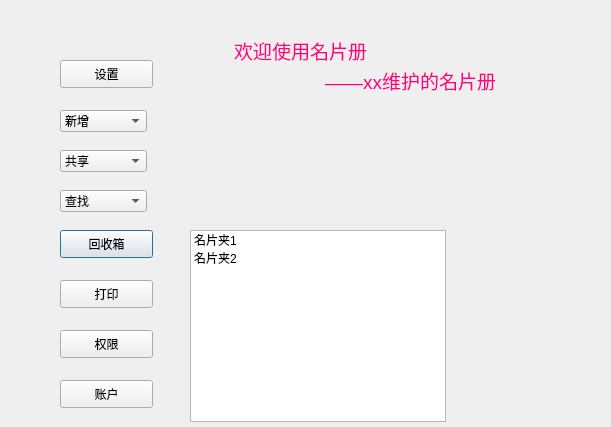
<?xml version="1.0" encoding="UTF-8"?>
<ui version="4.0">
 <class>Dialog</class>
 <widget class="QDialog" name="Dialog">
  <property name="geometry">
   <rect>
    <x>0</x>
    <y>0</y>
    <width>611</width>
    <height>427</height>
   </rect>
  </property>
  <property name="windowTitle">
   <string>Dialog</string>
  </property>
  <widget class="QLabel" name="ProjectName">
   <property name="geometry">
    <rect>
     <x>210</x>
     <y>30</y>
     <width>181</width>
     <height>41</height>
    </rect>
   </property>
   <property name="text">
    <string>&lt;html&gt;&lt;head/&gt;&lt;body&gt;&lt;p align=&quot;center&quot;&gt;&lt;span style=&quot; font-size:14pt; color:#ff007f;&quot;&gt;欢迎使用名片册&lt;/span&gt;&lt;/p&gt;&lt;/body&gt;&lt;/html&gt;</string>
   </property>
  </widget>
  <widget class="QLabel" name="ProjectName_2">
   <property name="geometry">
    <rect>
     <x>320</x>
     <y>60</y>
     <width>181</width>
     <height>41</height>
    </rect>
   </property>
   <property name="text">
    <string>&lt;html&gt;&lt;head/&gt;&lt;body&gt;&lt;p align=&quot;center&quot;&gt;&lt;span style=&quot; font-size:14pt; color:#ff007f;&quot;&gt;——xx维护的名片册&lt;/span&gt;&lt;/p&gt;&lt;/body&gt;&lt;/html&gt;</string>
   </property>
  </widget>
  <widget class="QComboBox" name="comboBox">
   <property name="geometry">
    <rect>
     <x>60</x>
     <y>110</y>
     <width>87</width>
     <height>22</height>
    </rect>
   </property>
   <item>
    <property name="text">
     <string>新增</string>
    </property>
   </item>
   <item>
    <property name="text">
     <string>批量新增</string>
    </property>
   </item>
   <item>
    <property name="text">
     <string>批量导入名片</string>
    </property>
   </item>
  </widget>
  <widget class="QComboBox" name="comboBox_2">
   <property name="geometry">
    <rect>
     <x>60</x>
     <y>150</y>
     <width>87</width>
     <height>22</height>
    </rect>
   </property>
   <item>
    <property name="text">
     <string>共享</string>
    </property>
   </item>
   <item>
    <property name="text">
     <string>名片夹共享</string>
    </property>
   </item>
   <item>
    <property name="text">
     <string>名片共享</string>
    </property>
   </item>
   <item>
    <property name="text">
     <string>导出</string>
    </property>
   </item>
  </widget>
  <widget class="QListWidget" name="listWidget">
   <property name="geometry">
    <rect>
     <x>190</x>
     <y>230</y>
     <width>256</width>
     <height>192</height>
    </rect>
   </property>
   <item>
    <property name="text">
     <string>名片夹1</string>
    </property>
   </item>
   <item>
    <property name="text">
     <string>名片夹2</string>
    </property>
   </item>
  </widget>
  <widget class="QPushButton" name="recyclestation">
   <property name="geometry">
    <rect>
     <x>60</x>
     <y>230</y>
     <width>93</width>
     <height>28</height>
    </rect>
   </property>
   <property name="text">
    <string>回收箱</string>
   </property>
  </widget>
  <widget class="QComboBox" name="comboBox_3">
   <property name="geometry">
    <rect>
     <x>60</x>
     <y>190</y>
     <width>87</width>
     <height>22</height>
    </rect>
   </property>
   <item>
    <property name="text">
     <string>查找</string>
    </property>
   </item>
   <item>
    <property name="text">
     <string>替换</string>
    </property>
   </item>
  </widget>
  <widget class="QPushButton" name="recyclestation_2">
   <property name="geometry">
    <rect>
     <x>60</x>
     <y>280</y>
     <width>93</width>
     <height>28</height>
    </rect>
   </property>
   <property name="text">
    <string>打印</string>
   </property>
  </widget>
  <widget class="QPushButton" name="permission">
   <property name="geometry">
    <rect>
     <x>60</x>
     <y>330</y>
     <width>93</width>
     <height>28</height>
    </rect>
   </property>
   <property name="text">
    <string>权限</string>
   </property>
  </widget>
  <widget class="QPushButton" name="account">
   <property name="geometry">
    <rect>
     <x>60</x>
     <y>380</y>
     <width>93</width>
     <height>28</height>
    </rect>
   </property>
   <property name="text">
    <string>账户</string>
   </property>
  </widget>
  <widget class="QPushButton" name="account_2">
   <property name="geometry">
    <rect>
     <x>60</x>
     <y>60</y>
     <width>93</width>
     <height>28</height>
    </rect>
   </property>
   <property name="text">
    <string>设置</string>
   </property>
  </widget>
 </widget>
 <resources/>
 <connections/>
</ui>
